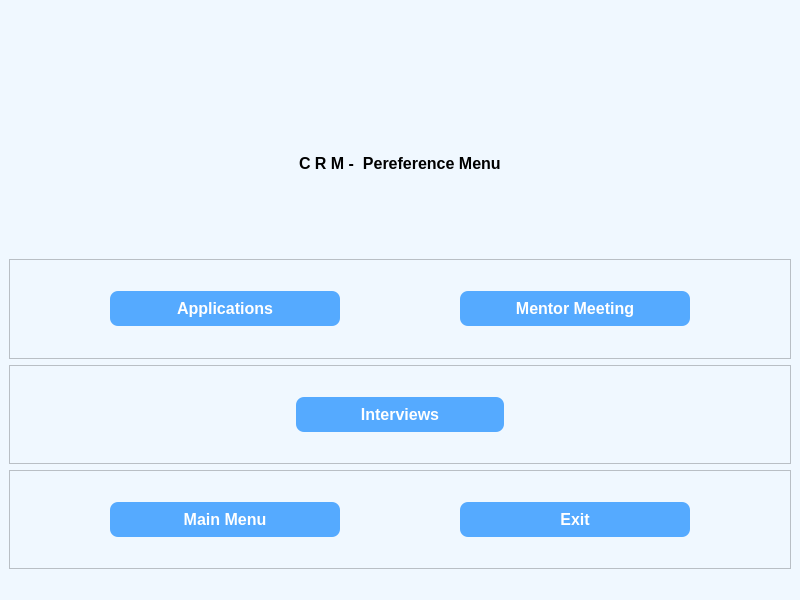
<?xml version="1.0" encoding="UTF-8"?>
<ui version="4.0">
 <class>PreferensAdmin</class>
 <widget class="QMainWindow" name="PreferensAdmin">
  <property name="geometry">
   <rect>
    <x>0</x>
    <y>0</y>
    <width>800</width>
    <height>600</height>
   </rect>
  </property>
  <property name="windowTitle">
   <string>MainWindow</string>
  </property>
  <property name="styleSheet">
   <string notr="true">QWidget {
    background-color: #f0f8ff;
}

QPushButton {
    background-color: #4CAF50;
    color: white;
    border-radius: 8px;
    padding: 5px;
}

QPushButton:hover {
    background-color: #45a049;
}

QLineEdit {
    border: 2px solid #ccc;
    border-radius: 4px;
    padding: 4px;
    background-color: #ffffff;
}
</string>
  </property>
  <widget class="QWidget" name="centralwidget">
   <layout class="QVBoxLayout" name="verticalLayout">
    <item>
     <spacer name="verticalSpacer">
      <property name="orientation">
       <enum>Qt::Vertical</enum>
      </property>
      <property name="sizeType">
       <enum>QSizePolicy::Preferred</enum>
      </property>
      <property name="sizeHint" stdset="0">
       <size>
        <width>20</width>
        <height>40</height>
       </size>
      </property>
     </spacer>
    </item>
    <item>
     <widget class="QLabel" name="label">
      <property name="text">
       <string/>
      </property>
      <property name="pixmap">
       <pixmap>Icons/logo_vit_7_3.png</pixmap>
      </property>
      <property name="alignment">
       <set>Qt::AlignCenter</set>
      </property>
     </widget>
    </item>
    <item alignment="Qt::AlignHCenter">
     <widget class="QLabel" name="label_3">
      <property name="font">
       <font>
        <pointsize>12</pointsize>
        <weight>75</weight>
        <bold>true</bold>
       </font>
      </property>
      <property name="text">
       <string>C R M -  Pereference Menu</string>
      </property>
      <property name="alignment">
       <set>Qt::AlignLeading|Qt::AlignLeft|Qt::AlignTop</set>
      </property>
     </widget>
    </item>
    <item>
     <widget class="QFrame" name="frame_3">
      <property name="frameShape">
       <enum>QFrame::StyledPanel</enum>
      </property>
      <property name="frameShadow">
       <enum>QFrame::Raised</enum>
      </property>
      <layout class="QHBoxLayout" name="horizontalLayout_3" stretch="20,10,20">
       <property name="leftMargin">
        <number>100</number>
       </property>
       <property name="rightMargin">
        <number>100</number>
       </property>
       <item>
        <widget class="QPushButton" name="preference_menu_buton_applications">
         <property name="font">
          <font>
           <pointsize>12</pointsize>
           <weight>75</weight>
           <bold>true</bold>
          </font>
         </property>
         <property name="styleSheet">
          <string notr="true">QPushButton {
    background-color: #55aaff;
    color: white;
    border-radius: 8px;
    padding: 8px;
    font-weight: bold;
}

QPushButton:hover {
    background-color: #8263c6;
}

QPushButton:pressed {
    background-color: #594097;
}
</string>
         </property>
         <property name="text">
          <string>Applications</string>
         </property>
         <property name="icon">
          <iconset>
           <normaloff>Icons/preference_admin.png</normaloff>Icons/preference_admin.png</iconset>
         </property>
         <property name="iconSize">
          <size>
           <width>24</width>
           <height>24</height>
          </size>
         </property>
        </widget>
       </item>
       <item>
        <spacer name="horizontalSpacer_3">
         <property name="orientation">
          <enum>Qt::Horizontal</enum>
         </property>
         <property name="sizeHint" stdset="0">
          <size>
           <width>40</width>
           <height>20</height>
          </size>
         </property>
        </spacer>
       </item>
       <item>
        <widget class="QPushButton" name="preference_menu_buton_metor_meeting">
         <property name="font">
          <font>
           <pointsize>12</pointsize>
           <weight>75</weight>
           <bold>true</bold>
          </font>
         </property>
         <property name="styleSheet">
          <string notr="true">QPushButton {
    background-color: #55aaff;
    color: white;
    border-radius: 8px;
    padding: 8px;
    font-weight: bold;
}

QPushButton:hover {
    background-color: #8263c6;
}

QPushButton:pressed {
    background-color: #594097;
}
</string>
         </property>
         <property name="text">
          <string>Mentor Meeting</string>
         </property>
         <property name="icon">
          <iconset>
           <normaloff>Icons/mentor_meeting.png</normaloff>Icons/mentor_meeting.png</iconset>
         </property>
         <property name="iconSize">
          <size>
           <width>32</width>
           <height>24</height>
          </size>
         </property>
        </widget>
       </item>
      </layout>
     </widget>
    </item>
    <item>
     <widget class="QFrame" name="frame_2">
      <property name="frameShape">
       <enum>QFrame::StyledPanel</enum>
      </property>
      <property name="frameShadow">
       <enum>QFrame::Raised</enum>
      </property>
      <layout class="QHBoxLayout" name="horizontalLayout_2" stretch="20,15,20">
       <item>
        <spacer name="horizontalSpacer">
         <property name="orientation">
          <enum>Qt::Horizontal</enum>
         </property>
         <property name="sizeHint" stdset="0">
          <size>
           <width>91</width>
           <height>20</height>
          </size>
         </property>
        </spacer>
       </item>
       <item>
        <widget class="QPushButton" name="preference_menu_buton_interviews">
         <property name="font">
          <font>
           <pointsize>12</pointsize>
           <weight>75</weight>
           <bold>true</bold>
          </font>
         </property>
         <property name="styleSheet">
          <string notr="true">QPushButton {
    background-color: #55aaff;
    color: white;
    border-radius: 8px;
    padding: 8px;
    font-weight: bold;
}

QPushButton:hover {
    background-color: #8263c6;
}

QPushButton:pressed {
    background-color: #594097;
}
</string>
         </property>
         <property name="text">
          <string>Interviews</string>
         </property>
         <property name="icon">
          <iconset>
           <normaloff>Icons/interview.png</normaloff>Icons/interview.png</iconset>
         </property>
         <property name="iconSize">
          <size>
           <width>24</width>
           <height>24</height>
          </size>
         </property>
        </widget>
       </item>
       <item>
        <spacer name="horizontalSpacer_2">
         <property name="orientation">
          <enum>Qt::Horizontal</enum>
         </property>
         <property name="sizeHint" stdset="0">
          <size>
           <width>91</width>
           <height>20</height>
          </size>
         </property>
        </spacer>
       </item>
      </layout>
     </widget>
    </item>
    <item>
     <widget class="QFrame" name="frame">
      <property name="frameShape">
       <enum>QFrame::StyledPanel</enum>
      </property>
      <property name="frameShadow">
       <enum>QFrame::Raised</enum>
      </property>
      <layout class="QHBoxLayout" name="horizontalLayout" stretch="20,10,20">
       <property name="leftMargin">
        <number>100</number>
       </property>
       <property name="rightMargin">
        <number>100</number>
       </property>
       <item>
        <widget class="QPushButton" name="preference_menu_buton_main_menu">
         <property name="font">
          <font>
           <pointsize>12</pointsize>
           <weight>75</weight>
           <bold>true</bold>
          </font>
         </property>
         <property name="styleSheet">
          <string notr="true">QPushButton {
    background-color: #55aaff;
    color: white;
    border-radius: 8px;
    padding: 8px;
    font-weight: bold;
}

QPushButton:hover {
    background-color: #8263c6;
}

QPushButton:pressed {
    background-color: #594097;
}
</string>
         </property>
         <property name="text">
          <string>Main Menu</string>
         </property>
         <property name="icon">
          <iconset>
           <normaloff>Icons/main_menu.png</normaloff>Icons/main_menu.png</iconset>
         </property>
         <property name="iconSize">
          <size>
           <width>24</width>
           <height>24</height>
          </size>
         </property>
        </widget>
       </item>
       <item>
        <spacer name="horizontalSpacer_4">
         <property name="orientation">
          <enum>Qt::Horizontal</enum>
         </property>
         <property name="sizeHint" stdset="0">
          <size>
           <width>40</width>
           <height>20</height>
          </size>
         </property>
        </spacer>
       </item>
       <item>
        <widget class="QPushButton" name="preference_menu_buton_exit">
         <property name="font">
          <font>
           <pointsize>12</pointsize>
           <weight>75</weight>
           <bold>true</bold>
          </font>
         </property>
         <property name="styleSheet">
          <string notr="true">QPushButton {
    background-color: #55aaff;
    color: white;
    border-radius: 8px;
    padding: 8px;
    font-weight: bold;
}

QPushButton:hover {
    background-color: #8263c6;
}

QPushButton:pressed {
    background-color: #594097;
}
</string>
         </property>
         <property name="text">
          <string>Exit</string>
         </property>
         <property name="icon">
          <iconset>
           <normaloff>Icons/exit-icon.png</normaloff>Icons/exit-icon.png</iconset>
         </property>
         <property name="iconSize">
          <size>
           <width>24</width>
           <height>24</height>
          </size>
         </property>
        </widget>
       </item>
      </layout>
     </widget>
    </item>
   </layout>
  </widget>
  <widget class="QStatusBar" name="statusbar"/>
 </widget>
 <resources/>
 <connections/>
</ui>
